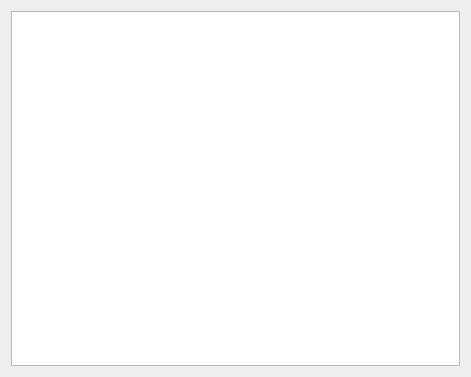
<?xml version="1.0" encoding="UTF-8"?>
<ui version="4.0">
 <class>Widget</class>
 <widget class="QWidget" name="Widget">
  <property name="geometry">
   <rect>
    <x>0</x>
    <y>0</y>
    <width>471</width>
    <height>377</height>
   </rect>
  </property>
  <property name="windowTitle">
   <string>Widget</string>
  </property>
  <property name="windowIcon">
   <iconset resource="dragfilerc.qrc">
    <normaloff>:/ICONS/photosurface.icns</normaloff>:/ICONS/photosurface.icns</iconset>
  </property>
  <layout class="QVBoxLayout" name="verticalLayout">
   <item>
    <widget class="QFileTextEdit" name="text">
     <property name="font">
      <font>
       <family>Adobe Kaiti Std</family>
      </font>
     </property>
     <property name="readOnly">
      <bool>false</bool>
     </property>
    </widget>
   </item>
  </layout>
 </widget>
 <layoutdefault spacing="6" margin="11"/>
 <customwidgets>
  <customwidget>
   <class>QFileTextEdit</class>
   <extends>QTextEdit</extends>
   <header>qfiletextedit.h</header>
  </customwidget>
 </customwidgets>
 <resources>
  <include location="dragfilerc.qrc"/>
 </resources>
 <connections/>
</ui>
